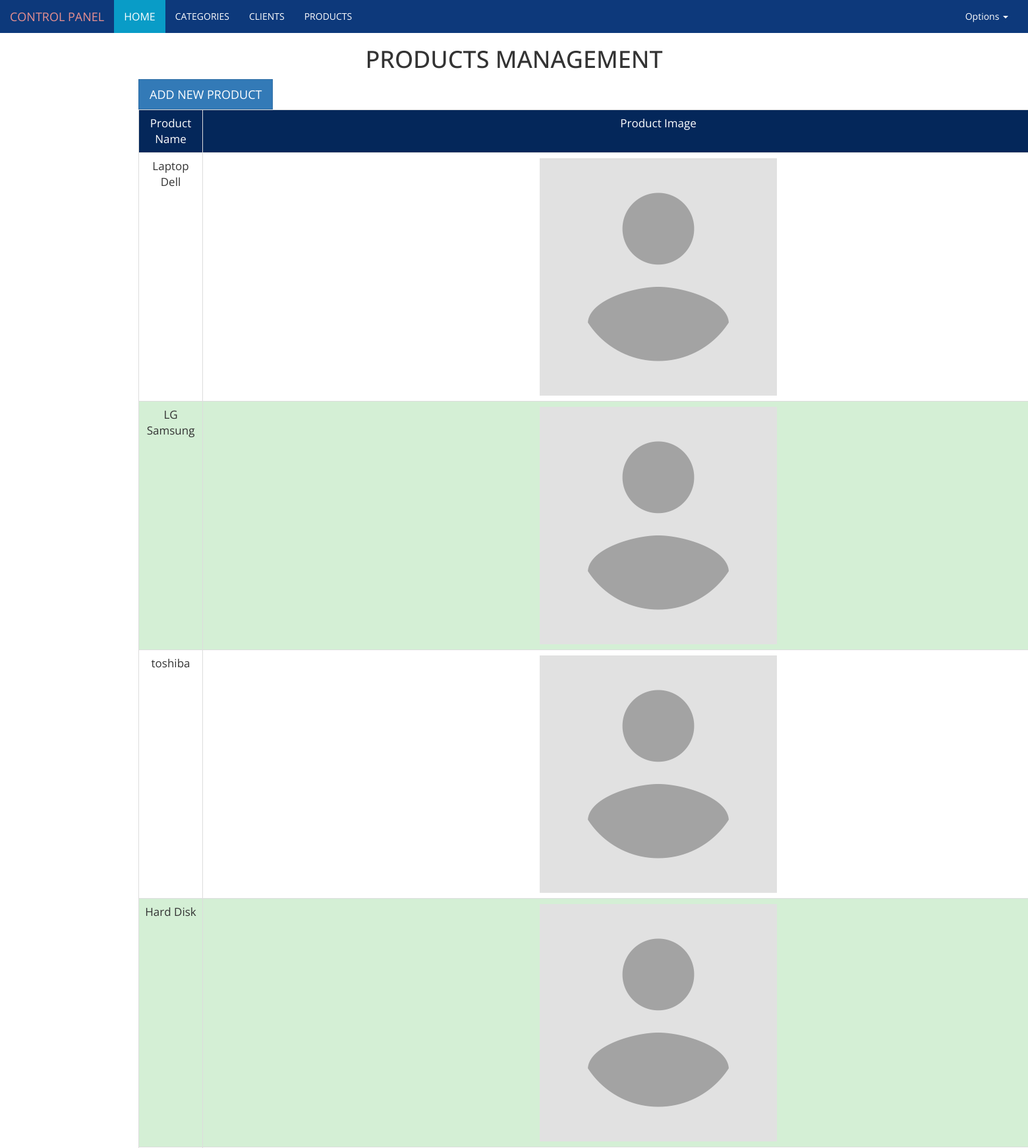
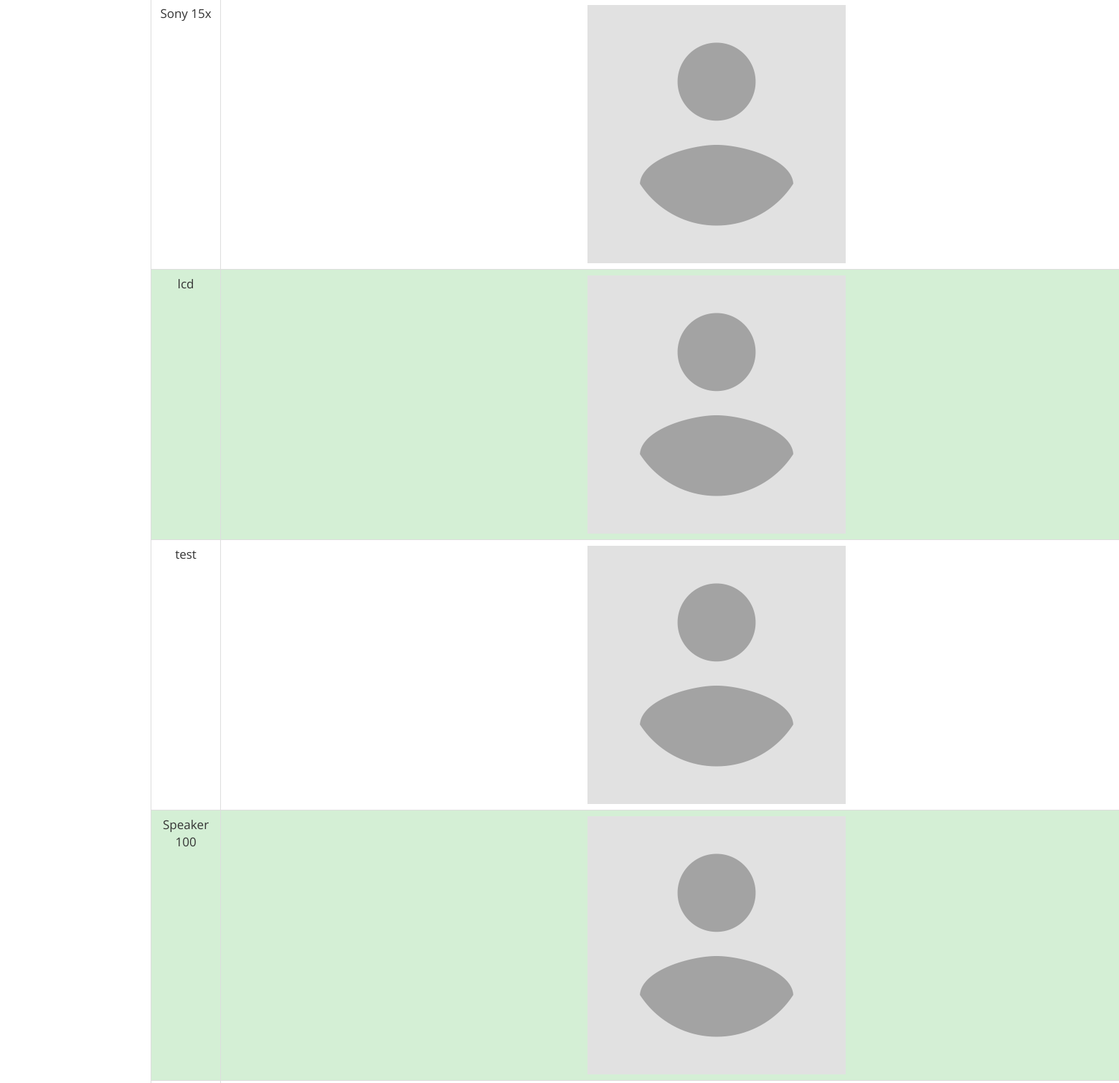
Screenshot of /admin/products.php (signed in, upper part) with the database file from the repository (2 pictures, top to bottom).
### tables this page shows
CREATE TABLE `products` (
  `id` int(11) NOT NULL,
  `prod_name` varchar(50) NOT NULL,
  `prod_desc` text NOT NULL,
  `prod_user` int(11) NOT NULL,
  `prod_cat` int(11) NOT NULL,
  `date_created` datetime NOT NULL,
  `images` varchar(250) NOT NULL
);

### admin/products.php (the view, shortened to what this page needs)
<?php
if (isset($_SESSION['username'])){
    require 'includes/init.php';
    $product = '';
    if (isset($_GET['prod'])){
        $product = $_GET['prod'];
    }else{
        $product = 'Manage';
    }
    if ($product == 'Add'){?>
        <form class="cat-add" action="?prod=Insert" method="post" enctype="multipart/form-data">
            <h1 class="text-center">ADD PRODUCT</h1>
            <input class="form-control input-lg" type="text" name="productName" placeholder="Product Name">
            <textarea class="form-control" name="productDesc" placeholder="Type Description about product"></textarea>
            <select class="form-control input-lg" name="usr-prod">
                <?php
                $stmnt = $conn->prepare("SELECT * FROM users");
                $stmnt->execute();
                $row = $stmnt->fetchAll();
                foreach ($row as $rows){
                    echo "<option value='" . $rows['id'] . "'>" . $rows['username'] . "</option>";
                }
                ?>
            </select>
            <select class="form-control input-lg" name="cat-prod">
                    <?php
                        $stmnt = $conn->prepare("SELECT * FROM cat");
                        $stmnt->execute();
                        $row = $stmnt->fetchAll();
                        foreach ($row as $rows){
                            echo "<option value='" . $rows['id'] . "'>" . $rows['cat_name'] . "</option>";
                        }
                    ?>
            </select>
            <input type="file" class="form-control" name="images2">
            <input type="submit" class="btn btn-primary btn-lg btn-block" value="ADD PRODUCT">
        </form>
    <?php }elseif($product == 'Manage'){
$stmnt = $conn->prepare("SELECT products.*, users.username, cat.cat_name FROM products INNER JOIN (users, cat) ON (products.prod_user = users.id AND products.prod_cat = cat.id);");
$stmnt->execute();
$ftch = $stmnt->fetchAll();
?>
<div class="container">
    <h1 CLASS="text-center">PRODUCTS MANAGEMENT</h1>
    <a class="btn btn-primary btn-lg btn-add" href="?prod=Add">ADD NEW PRODUCT</a>
    <table class="table table-bordered text-center table-responsive mng">
        <tr class="frow">
            <td>Product Name</td>
            <td>Product Image</td>
        </tr>
        <?php
        foreach ($ftch as $ftchs){
            echo '<tr>';
            echo "<td>" . $ftchs['prod_name'] . "</td>";
            echo '<td>';
            if (empty($ftchs['images'])){
                echo "<img src='../images/avatar.png'>";
            }else{
                echo "<img src='uploads/prod_images/" . $ftchs['images'] . "'>";
            }
            echo '</td>';
            echo '</tr>';
        }
        ?>
    </table>
</div>
   <?php }
}else{
    header('location: index.php');
}

### admin/theme/css/style.css (style rules this page uses)
body { font-family: 'Open Sans', sans-serif; }
.mng .btn, .btn-add { border-radius: 0; }
.mng .frow > td { background-color: #04275a; color: #fff; font-size: 17px; }
.mng tr { font-size: 17px; }
.mng tr:nth-child(odd) { background-color: #d4efd5; }

### rows the page displays
products: prod_name "Laptop Dell"
products: prod_name "LG Samsung"
products: prod_name "toshiba"
products: prod_name "Hard Disk"
products: prod_name "Sony 15x"
products: prod_name "lcd"
products: prod_name "test"
products: prod_name "Speaker 100"
